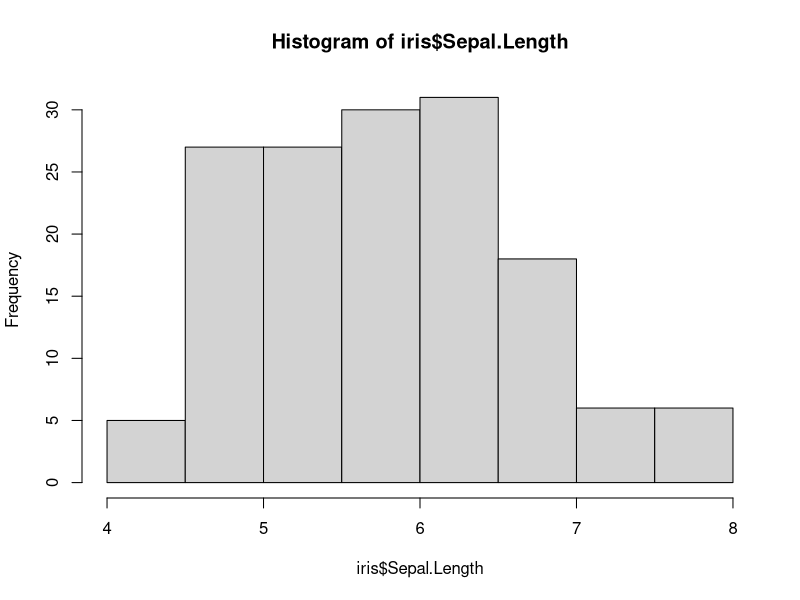
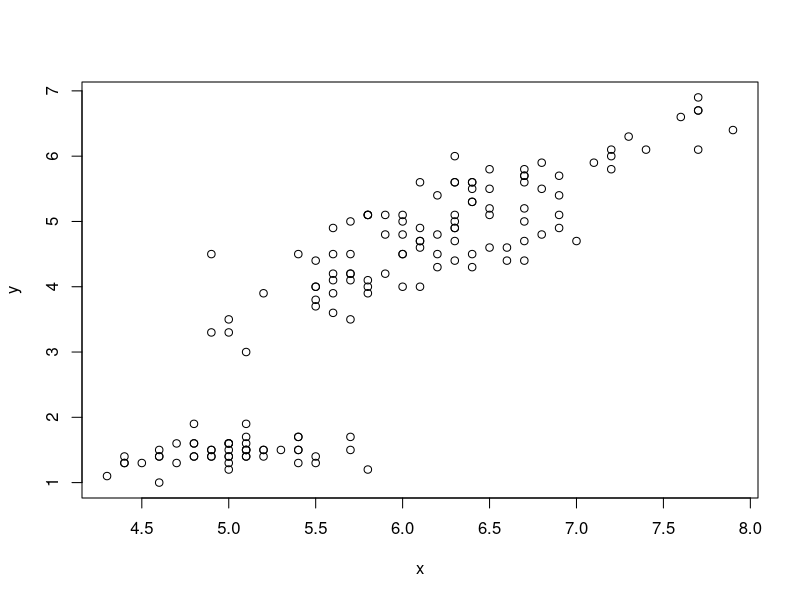

Here is the R script that generated these plots, in order:
## ---- chunk 1
knitr::opts_chunk$set(echo = TRUE)
## ---- chunk 2
str(iris)
summary(iris)
## ---- chunk 3
hist(iris$Sepal.Length)
## ---- chunk 4
x=iris$Sepal.Length
y=iris$Petal.Length
plot(x,y)
